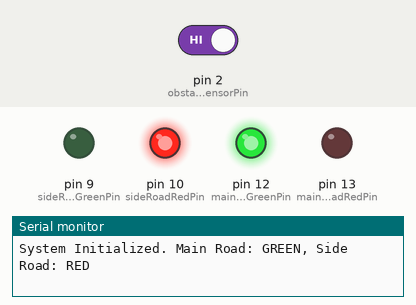
Simulated run of this sketch. Board: Arduino Uno, built with avr-gcc and run on an emulated ATmega328P. On the bench: output pins drawn as LEDs (lit = HIGH), the last lines printed to the serial monitor. The inputs (shaded band) are chosen by the test bench; at power-on: pin 2 (obstacleSensorPin) HIGH.

Above: at 1.2 s.
1.3 s: pin 2 (obstacleSensorPin) driven LOW
At 2.7 s:
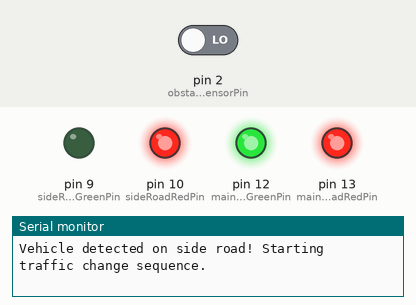
At 4.3 s:
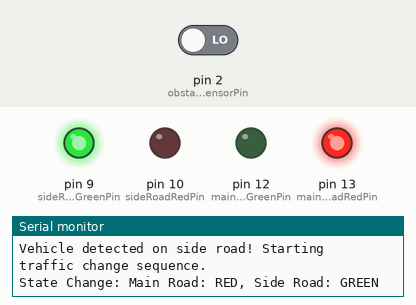
Timing chart, 0 to 16.8 s (numbered marks = the images above; inputs shaded):
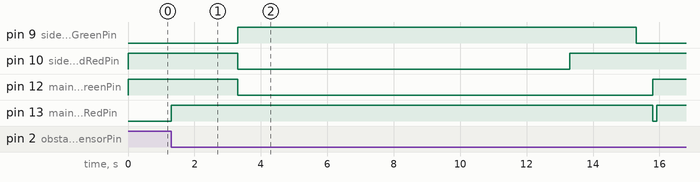

Measured:
- after the input at 1.3 s, pin 9 (sideRoadGreenPin): LOW → HIGH after 2.0 s, → LOW 12.0 s later; pin 10 (sideRoadRedPin): HIGH → LOW after 2.0 s, → HIGH 10.0 s later; pin 12 (mainRoadGreenPin): HIGH → LOW after 2.0 s, → HIGH 12.5 s later; pin 13 (mainRoadRedPin): LOW → HIGH at once, → LOW 14.5 s later, → HIGH 0.12 s later

The sketch:

IoT_for_traffic_signal.ino
```cpp
const int obstacleSensorPin = 2;

//Main Road
const int mainRoadRedPin = 13;
const int mainRoadGreenPin = 12;

//Side Road
const int sideRoadRedPin = 10;
const int sideRoadGreenPin = 9;

// --- Helper Function to Control Lights ---
/**
 * @brief Sets the color of a traffic light.
 * @param redPin The pin number for the red LED.
 * @param greenPin The pin number for the green LED.
 * @param color The desired color ("red", "green", or "yellow").
 */
void setLightColor(int redPin, int greenPin, String color) {
  digitalWrite(redPin, LOW);
  digitalWrite(greenPin, LOW);
  if (color == "red") {
    digitalWrite(redPin, HIGH);
  } else if (color == "green") {
    digitalWrite(greenPin, HIGH);
  } else if (color == "yellow") {
    digitalWrite(redPin, HIGH);
    digitalWrite(greenPin, HIGH);
  }
}

void setup() {
  pinMode(mainRoadRedPin, OUTPUT);
  pinMode(mainRoadGreenPin, OUTPUT);
  pinMode(sideRoadRedPin, OUTPUT);
  pinMode(sideRoadGreenPin, OUTPUT);
  pinMode(obstacleSensorPin, INPUT);

  Serial.begin(9600);
  setLightColor(mainRoadRedPin, mainRoadGreenPin, "green");
  setLightColor(sideRoadRedPin, sideRoadGreenPin, "red");

  Serial.println("System Initialized. Main Road: GREEN, Side Road: RED");
}


void loop() {
  int sensorState = digitalRead(obstacleSensorPin);
  if (sensorState == LOW) {
    Serial.println("Vehicle detected on side road! Starting traffic change sequence.");
    setLightColor(mainRoadRedPin, mainRoadGreenPin, "yellow");
    delay(2000);
    setLightColor(mainRoadRedPin, mainRoadGreenPin, "red");
    setLightColor(sideRoadRedPin, sideRoadGreenPin, "green");
    Serial.println("State Change: Main Road: RED, Side Road: GREEN");
    delay(10000);
    setLightColor(sideRoadRedPin, sideRoadGreenPin, "yellow");
    delay(2000);
    setLightColor(sideRoadRedPin, sideRoadGreenPin, "red");
    delay(500);
    setLightColor(mainRoadRedPin, mainRoadGreenPin, "green");
    Serial.println("Sequence complete. Reverting to default state.");
    Serial.println("Main Road: GREEN, Side Road: RED");
  }
  delay(100);
}
```
